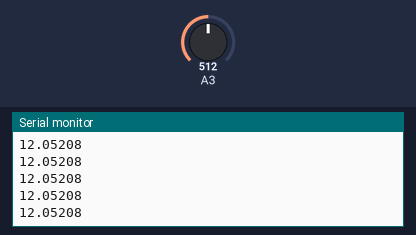
The sketch below on a simulated Arduino Uno, built with avr-gcc and run on an emulated ATmega328P. On the bench: the last lines printed to the serial monitor. The inputs (shaded band) are chosen by the test bench; at power-on: A3 = 512.

Above: at 1.2 s.
1.3 s: A3 set to 716
At 2.3 s:
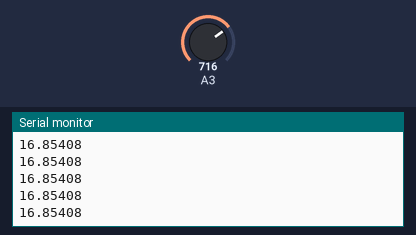
2.8 s: A3 set to 900
At 3.3 s:
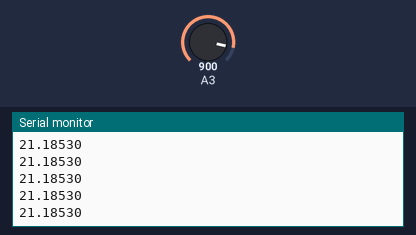
Timing chart, 0 to 5.8 s (numbered marks = the images above; inputs shaded):
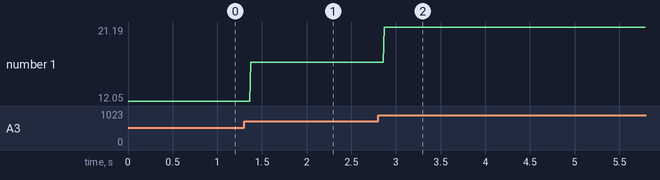

The sketch:

voltage_sensing.ino
```cpp
int analogPin = 3;
int val = 0;
float voltage = 0;
float voltageRef = 4.9;
float scale = 4.9;
int resolution = 1020;

void setup() {
  Serial.begin(9600);
  analogReference(EXTERNAL);
}

float voltage_read(int pin, float scale) {
  val = analogRead(pin);
  return((val&resolution) / (float)resolution * voltageRef * scale);
  //return val;
}

void loop() {
  voltage = voltage_read(analogPin, scale);
  Serial.println(voltage, 5);
}
```

Measured:
- after the input at 1.3 s, the serial monitor: prints a new line after 0.07 s (image 1)
- after the input at 2.8 s, the serial monitor: prints a new line after 0.07 s (image 2)
- plotted number 1: 12.05 → 16.85 after the input at 1.3 s, 16.85 → 21.1 after the input at 2.8 s
